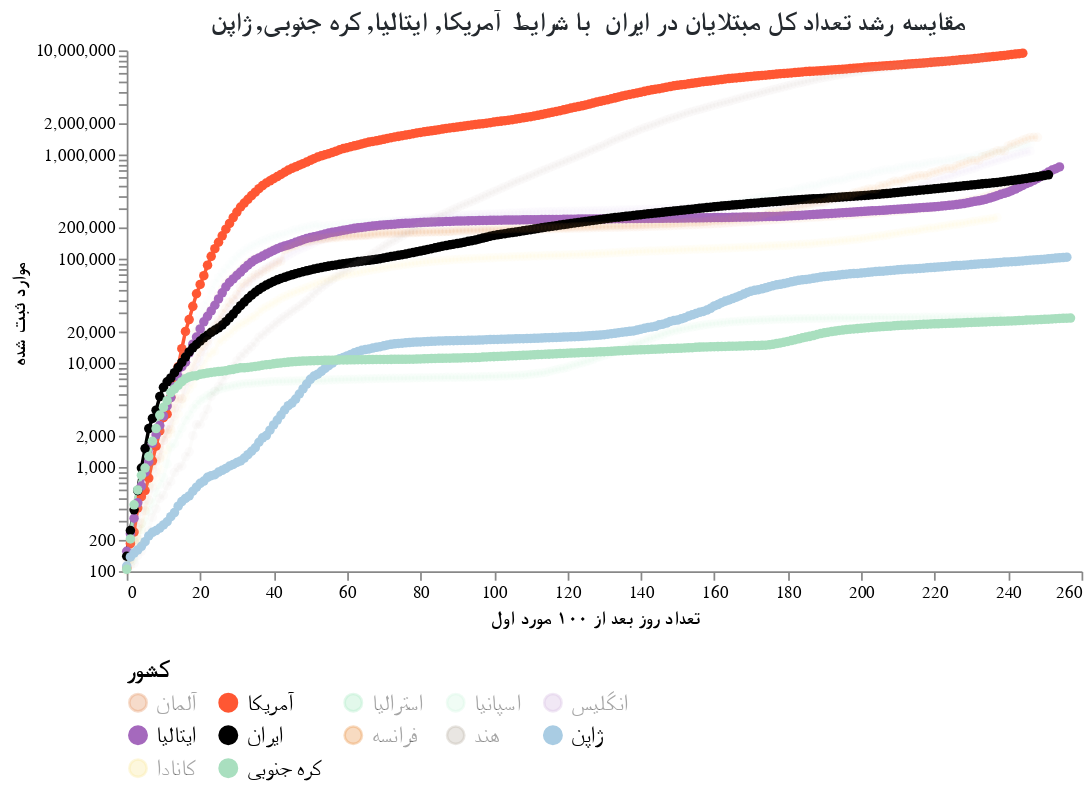

Notebook code for this chart:
### Code cell
#hide_input
chart2 = make_since_chart(['ایران'])
chart2

### Figure 1 — Vega-Lite specification as saved in the notebook (floating-point values rounded to 4 significant figures; data arrays with more than 128 entries replaced by an {"elided": "..."} marker saying what was removed)
{"config": {"view": {"continuousWidth": 400, "continuousHeight": 300, "strokeOpacity": 0}, "axis": {"grid": false}, "title": {"color": "#24292e", "font": "Tahoma", "fontSize": 15}}, "layer": [{"mark": {"type": "line", "color": "black", "opacity": 0.5, "strokeDash": [3, 3]}, "encoding": {"x": {"type": "quantitative", "field": "Days since 100 cases"}, "y": {"type": "quantitative", "field": "Confirmed Cases"}}}, {"mark": {"type": "text", "align": "right", "color": "#FF5733", "dy": -6, "fontSize": 14, "text": "۳۳٪ رشد روزانه"}, "encoding": {"x": {"type": "quantitative", "field": "Days since 100 cases"}, "y": {"type": "quantitative", "field": "Confirmed Cases"}}, "transform": [{"filter": "(datum['Days since 100 cases'] >= 257)"}]}, {"data": {"name": "data-14a6260c51569002e5b26d6724208447"}, "mark": {"type": "line", "point": true}, "encoding": {"color": {"type": "nominal", "field": "Country", "legend": {"columns": 5, "labelFont": "Tahoma", "labelFontSize": 13, "orient": "bottom", "symbolLimit": 12, "title": "کشور", "titleFont": "Tahoma", "titleFontSize": 14}, "scale": {"domain": ["آلمان", "آمریکا", "استرالیا", "اسپانیا", "انگلیس", "ایتالیا", "ایران", "فرانسه", "هند", "ژاپن", "کانادا", "کره جنوبی"], "range": ["#E59866", "#FF5733", "#ABEBC6", "#D5F5E3", "#D7BDE2", "#A569BD", "black", "#EB984E", "#C1B7AD", "#A9CCE3", "#F9E79F", "#A9DFBF"]}}, "opacity": {"condition": {"value": 1, "selection": "selector001"}, "value": 0.05}, "tooltip": [{"type": "ordinal", "field": "Country", "title": "کشور"}, {"type": "ordinal", "field": "Date", "title": "تاریخ"}, {"type": "ordinal", "field": "Confirmed Cases", "title": "موارد ثبت شده"}, {"type": "ordinal", "field": "Days since 100 cases", "title": " تعداد روز بعد از ۱۰۰ مورد اول"}], "x": {"type": "quantitative", "axis": {"title": " تعداد روز بعد از ۱۰۰ مورد اول", "titleFont": "Tahoma"}, "field": "Days since 100 cases"}, "y": {"type": "quantitative", "axis": {"title": "موارد ثبت شده", "titleFont": "Tahoma"}, "field": "Confirmed Cases", "scale": {"type": "log"}}}, "selection": {"selector001": {"type": "multi", "fields": ["Country"], "bind": "legend", "init": [{"Country": "ایران"}, {"Country": "آمریکا"}, {"Country": "ایتالیا"}, {"Country": "کره جنوبی"}, {"Country": "ژاپن"}]}}, "width": 550}, {"data": {"name": "data-14a6260c51569002e5b26d6724208447"}, "mark": {"type": "text", "align": "right", "dy": -8, "fontWeight": "bold"}, "encoding": {"color": {"type": "nominal", "field": "Country", "legend": {"columns": 5, "labelFont": "Tahoma", "labelFontSize": 13, "orient": "bottom", "symbolLimit": 12, "title": "کشور", "titleFont": "Tahoma", "titleFontSize": 14}, "scale": {"domain": ["آلمان", "آمریکا", "استرالیا", "اسپانیا", "انگلیس", "ایتالیا", "ایران", "فرانسه", "هند", "ژاپن", "کانادا", "کره جنوبی"], "range": ["#E59866", "#FF5733", "#ABEBC6", "#D5F5E3", "#D7BDE2", "#A569BD", "black", "#EB984E", "#C1B7AD", "#A9CCE3", "#F9E79F", "#A9DFBF"]}}, "opacity": {"condition": {"value": 1, "selection": "selector001"}, "value": 0.05}, "text": {"type": "nominal", "field": "Country"}, "tooltip": [{"type": "ordinal", "field": "Country", "title": "کشور"}, {"type": "ordinal", "field": "Date", "title": "تاریخ"}, {"type": "ordinal", "field": "Confirmed Cases", "title": "موارد ثبت شده"}, {"type": "ordinal", "field": "Days since 100 cases", "title": " تعداد روز بعد از ۱۰۰ مورد اول"}], "x": {"type": "quantitative", "axis": {"title": " تعداد روز بعد از ۱۰۰ مورد اول", "titleFont": "Tahoma"}, "field": "Days since 100 cases"}, "y": {"type": "quantitative", "axis": {"title": "موارد ثبت شده", "titleFont": "Tahoma"}, "field": "Confirmed Cases", "scale": {"type": "log"}}}, "transform": [{"filter": "(datum['Date'] >= 1604361600000)"}], "width": 550}], "data": {"name": "data-e837e4a876c1d673ad14dd8dc73cc397"}, "title": "مقایسه رشد تعداد کل مبتلایان در ایران  با شرایط  آمریکا, ایتالیا, کره جنوبی, ژاپن", "$schema": "https://vega.github.io/schema/vega-lite/v4.8.1.json", "datasets": {"data-e837e4a876c1d673ad14dd8dc73cc397": {"elided": "258 records"}, "data-14a6260c51569002e5b26d6724208447": {"elided": "2970 records"}}}
